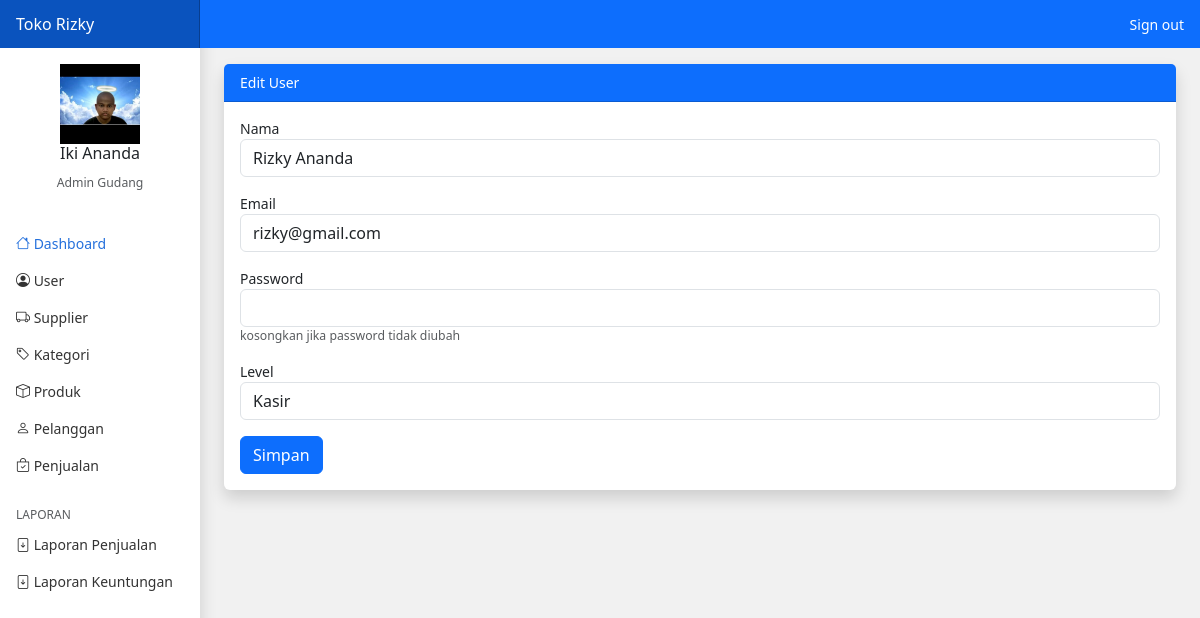
The app's page /gudang/index.php?page=user_edit&id=1 (signed in) with its own data.
### tables this page shows
CREATE TABLE `user` (
  `id_user` int(11) NOT NULL,
  `id_toko` int(11) NOT NULL,
  `email_user` varchar(100) NOT NULL,
  `password_user` varchar(100) NOT NULL,
  `nama_user` varchar(100) NOT NULL,
  `level_user` enum('kasir','gudang','owner') NOT NULL
);

### gudang/user_edit.php (the view, shortened to what this page needs)
<?php
$id_user = $_GET['id'];
$id_toko =$_SESSION['user']['id_toko'];
$ambil = $koneksi->query("SELECT * FROM user WHERE id_user ='$id_user' AND id_toko ='$id_toko' ");
$user = $ambil->fetch_assoc();
?>
<div class="card border-0 shadow">
    <div class="card-header bg-primary text-white">Edit User</div>
    <div class="card-body">
        <form method="post">
            <div class="mb-3">
                <label>Nama </label>
                <input type="text" name="nama" class="form-control" value="<?php echo $user['nama_user'] ?>">
            </div>
            <div class="mb-3">
                <label>Email </label>
                <input type="text" name="email" class="form-control" value="<?php echo $user['email_user'] ?>">
            </div>
            <div class="mb-3">
                <label>Password </label>
                <input type="text" name="password" class="form-control">
                <p class="text-muted small">kosongkan jika password tidak diubah</p>
            </div>
            <div class="mb-3">
                <label>Level </label>
                <select class="form-control" name="level">
                    <option value="kasir" <?php echo $user['level_user']=='kasir'?"selected":""?>>Kasir</option>
                </select>
            </div>
            <button class="btn btn-primary" name="simpan">Simpan</button>
        </form>
    </div>
</div>

### assets/css/dashboard.css (style rules this page uses)
body { font-size: .875rem; }

### records on screen
user: nama "Rizky Ananda", email "rizky@gmail.com", level "Kasir"

### other values on screen
$_SESSION['user']['nama_user'] "Iki Ananda"
